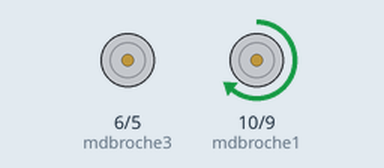
This sketch was run on a simulated Arduino Uno, built with avr-gcc and run on an emulated ATmega328P. Shown: motor-driver pin pairs drawn as motors (green arrow = first pin HIGH = forward, orange = second pin HIGH = backward, longer = more drive).

Above: at 0.1 s.
At 2.1 s:
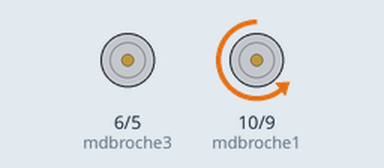
At 4.1 s:
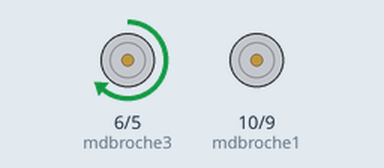
At 7.1 s:
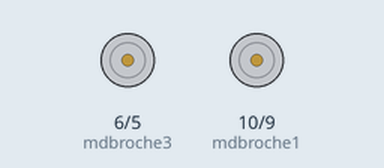
Timing chart, 0 to 8.6 s (numbered marks = the images above):
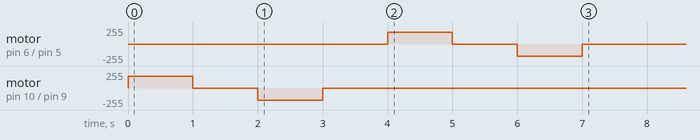

The sketch:

motor_test.ino
```cpp
//Programme tests moteurs
//Moteur 1
const int mdbroche1 = 10;
const int mdbroche2 = 9;
//Moteur 2
const int mdbroche3 = 6;
const int mdbroche4 = 5;

int vitesse = 180;//Réglage de la vitesse

void setup(){
//Configuration des broches en sorties
pinMode(mdbroche1, OUTPUT);
pinMode(mdbroche2, OUTPUT);
pinMode(mdbroche3, OUTPUT);
pinMode(mdbroche4, OUTPUT);

//Contrôle du moteur 1 dans les deux directions
analogWrite(mdbroche1, vitesse);
delay(1000);
analogWrite(mdbroche1, 0);
delay(1000);
analogWrite(mdbroche2, vitesse);
delay(1000);
analogWrite(mdbroche2, 0);
delay(1000);

//Contrôle du moteur 2 dans les deux directions
analogWrite(mdbroche3, vitesse);
delay(1000);
analogWrite(mdbroche3, 0);
delay(1000);
analogWrite(mdbroche4, vitesse);
delay(1000);
analogWrite(mdbroche4, 0);
}
void loop(){
}
```
